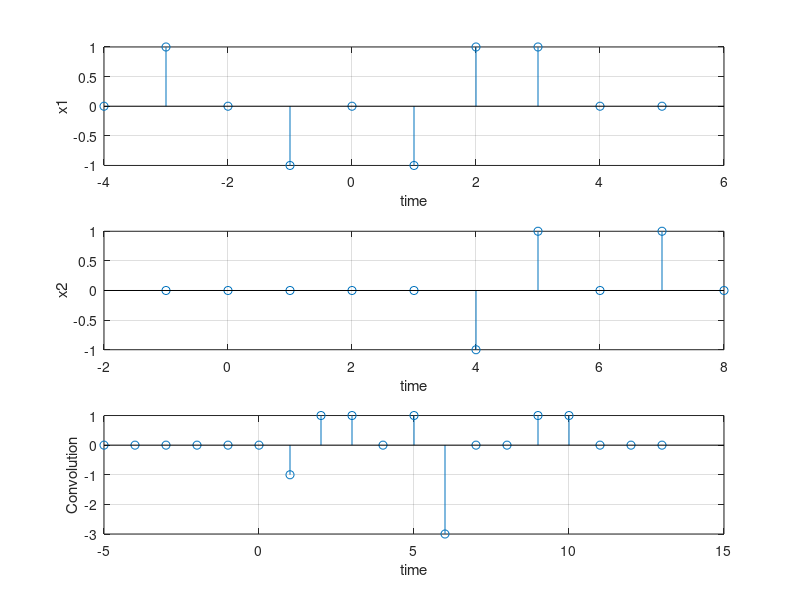

Reproduce this figure in MATLAB. (Note: this script raises an error after producing the figure.)


x1=[0 1 0 -1 0 -1 1 1 0 0];
x2=[0 0 0 0 0 -1 1 0 1 0 ];


t1=-4;
t2=-1;

l1=length(x1);
l2=length(x2);
ln=l1+l2-1;

yn=conv(x1,x2,'full');

a=t1+l1-1;
t=t1:a;
subplot(311);
stem(t,x1);
grid on;
xlabel('time');
ylabel('x1');


a=t2+l2-1;
t=t2:a;
subplot(312);
stem(t,x2);
grid on;
xlabel('time');
ylabel('x2');


tn=t1+t2;
a=tn+ln-1;
t=tn:a;
subplot(313)
stem(t,yn);
grid on;
xlabel('time');
ylabel('Convolution');
TITLE('Convolution');
